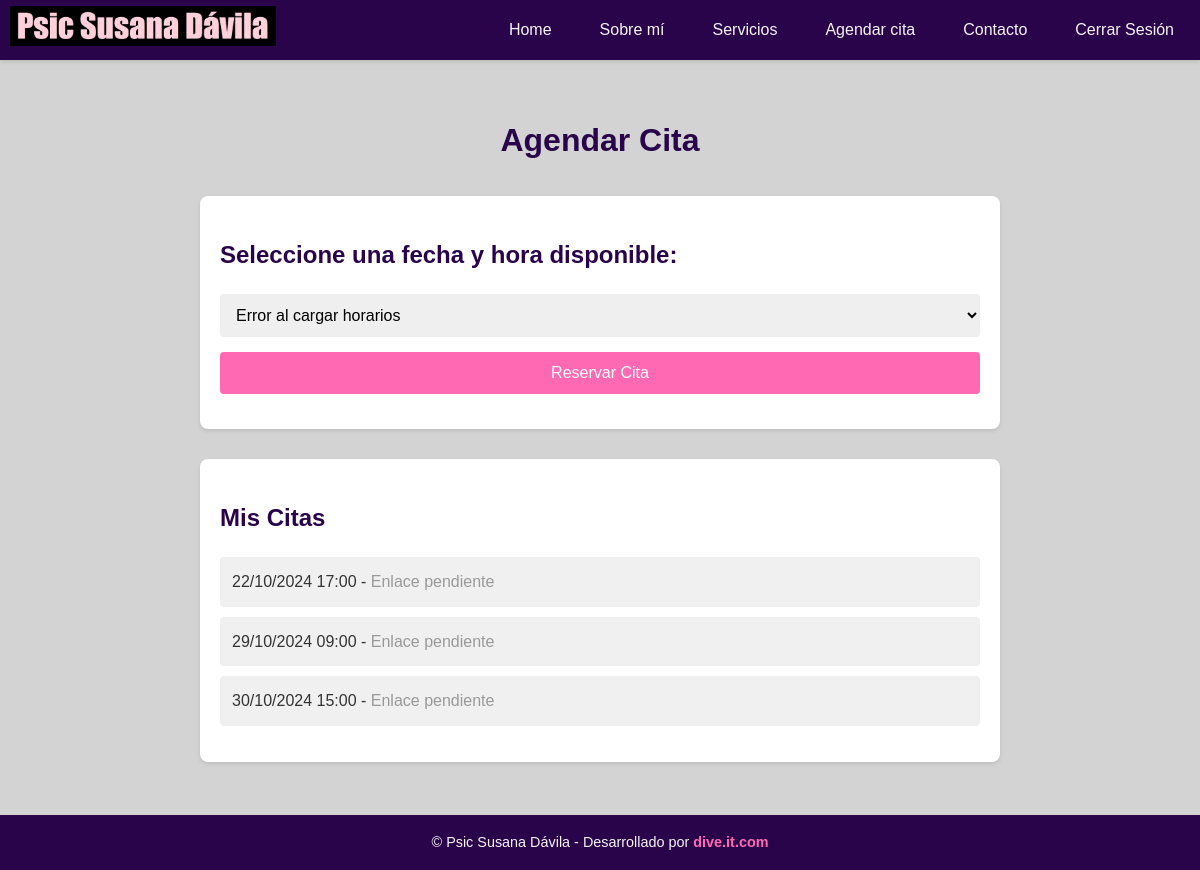
The app's page /appointment/ (signed in), older data.
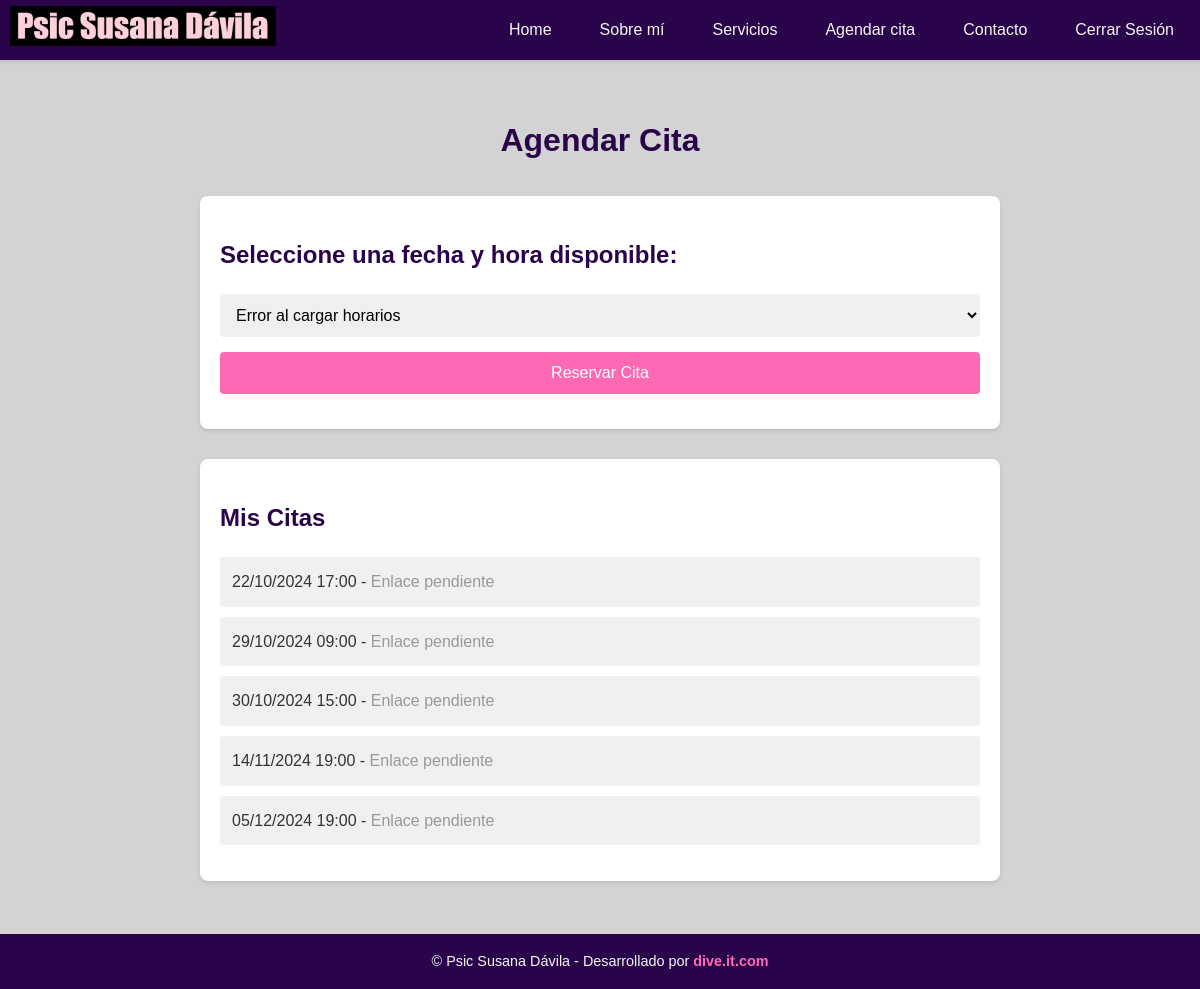
The same page, newer data.
### website/models.py (models this page shows, shortened)
class Appointment(models.Model):
    user = models.ForeignKey(CustomUser, on_delete=models.CASCADE)
    availability = models.OneToOneField(Availability, on_delete=models.CASCADE)
    created_at = models.DateTimeField(auto_now_add=True)
    is_paid = models.BooleanField(default=False)
    google_meet_link = models.URLField(blank=True, null=True)

class Availability(models.Model):
    date = models.DateField()
    start_time = models.TimeField()
    end_time = models.TimeField()
    is_booked = models.BooleanField(default=False)

### website/views.py (the view)
# urls.py: path('appointment/', views.appointment, name='appointment'),
@login_required
def appointment(request):
    availabilities = Availability.objects.filter(is_booked=False, date__gte=timezone.now().date()).order_by('date', 'start_time')
    user_appointments = Appointment.objects.filter(user=request.user).order_by('availability__date', 'availability__start_time')
    return render(request, 'appointment.html', {'availabilities': availabilities, 'user_appointments': user_appointments})

### website/templates/appointment.html (shortened to what this page needs)
{% extends "base.html" %}
{% load static %}
{% block extra_css %}
<link rel="stylesheet" href="{% static 'css/appointment.css' %}">
{% endblock %}
{% block content %}
<div class="appointment-container">
    <h1>Agendar Cita</h1>
    <div class="appointment-form">
        <h2>Seleccione una fecha y hora disponible:</h2>
        <select id="availability-select">
            <option value="">Cargando horarios...</option>
        </select>
        <button id="book-appointment">Reservar Cita</button>
    </div>
    <div class="user-appointments">
        <h2>Mis Citas</h2>
        <ul id="user-appointments-list">
            {% for appointment in user_appointments %}
            <li>
                {{ appointment.availability.date|date:"d/m/Y" }} {{ appointment.availability.start_time|time:"H:i" }}
                {% if appointment.google_meet_link %}
                    - <a href="{{ appointment.google_meet_link }}" target="_blank" class="meet-link">Unirse a la videollamada</a>
                {% else %}
                    - <span class="pending">Enlace pendiente</span>
                {% endif %}
            </li>
            {% empty %}
            <li>No tienes citas programadas.</li>
            {% endfor %}
        </ul>
    </div>
</div>
{% endblock %}

Row changes from the older to the newer data that the page shows:
added Appointment: availability "14/11/2024", availability.start_time "19:00", shows "Enlace pendiente"
added Appointment: availability "05/12/2024", availability.start_time "19:00", shows "Enlace pendiente"
